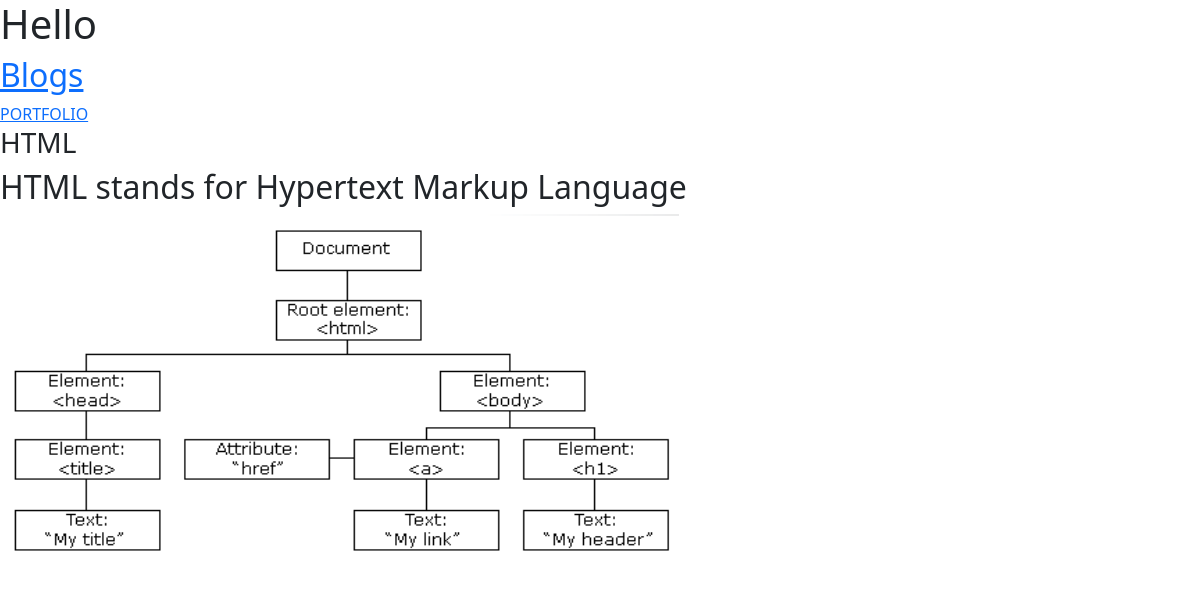
The page / on the database its author committed.
### portfolio/models.py (models this page shows)
class Project(models.Model):
    title = models.CharField(max_length = 100)
    description = models.CharField(max_length = 250 , default='description')
    image = models.ImageField(upload_to = 'portfolio/image/')
    url = models.URLField(blank = True)

### portfolio/views.py (the view)
# urls.py: 2. Add a URL to urlpatterns:  path('', views.home, name='home')
def home(request):
    projects = Project.objects.all()
    return render(request, 'home.html', {'projects':projects})

### portfolio/templates/home.html (shortened to what this page needs)
<!DOCTYPE html>
<html lang="en">
<head>
    <link href="https://cdn.jsdelivr.net/npm/bootstrap@5.0.2/dist/css/bootstrap.min.css" rel="stylesheet">
</head>
<body  >
    <h1>Hello</h1>
    <h2><a href="{% url 'blog:all_blogs' %}">Blogs</a></h2>
    {% load static %}
    <a href="{% static '/portfolio/Hi.pdf' %}">PORTFOLIO</a>
    {% for project in projects %}
    <h3>{{ project.title }}</h3>
    <h2> {{ project.description }} </h2>
    <img src="{{ project.image.url }}" alt="nun">
    {% endfor %}
</body>
</html>

### rows shown on the page
Project: title "HTML", description "HTML stands for Hypertext Markup Language", image (picture)
